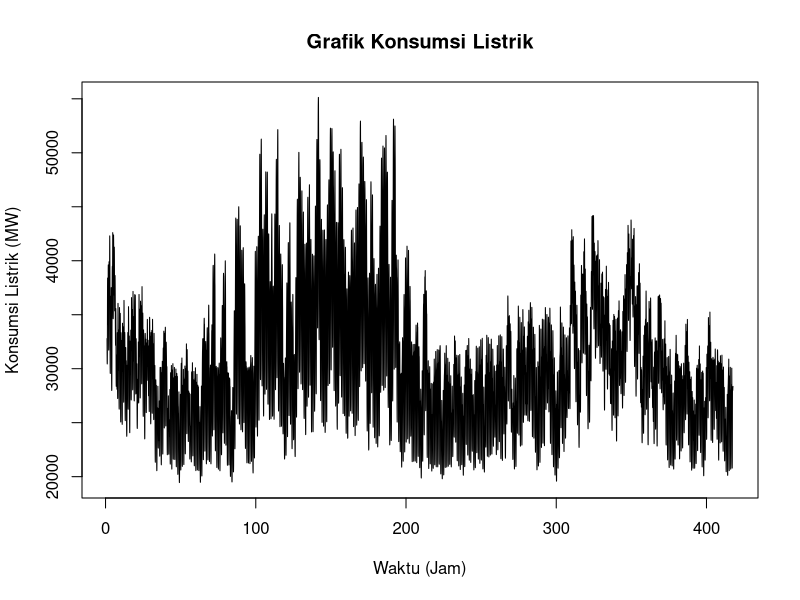

This figure's R source:
## ---- chunk 1
data_konsumsilistrik <- read.csv("Data_Konsumsi_Listrik.csv", header = TRUE, sep = ";")

head(data_konsumsilistrik)
str(data_konsumsilistrik)

## ---- chunk 2
data_konsumsilistrik$Datetime <- as.POSIXct(data_konsumsilistrik$Datetime, format="%d/%m/%Y %H:%M") #untuk mengubah format waktu

data_urut <- data_konsumsilistrik[order(data_konsumsilistrik$Datetime, decreasing = TRUE), ] #mengurutkan data dari yang terbaru

data_sampel <- data_urut[20001:30000, ] #mengambil sample daari data ke 20001-30000

head(data_sampel)
## ---- chunk 3
data_sampel <- data_sampel[order(data_sampel$Datetime), ] #mengurutkan data kembali dari terlama ke terbaru

data_ts <- ts(data_sampel$PJME_MW, frequency = 24) #mengubah ke time series
## ---- chunk 4
plot(data_ts, main="Grafik Konsumsi Listrik", ylab="Konsumsi Listrik (MW)", xlab="Waktu (Jam)")
## ---- chunk 5
library(forecast)

# pemodelan
model_ses <- ses(data_ts)                    # Single Exponential Smoothing
model_des <- holt(data_ts)                   # Double Exponential Smoothing (Holt)
model_hw  <- hw(data_ts, seasonal="additive") # Holt-Winters (Musiman)

# metrik akurasi
print("--- Akurasi SES ---")
accuracy(model_ses)

print("--- Akurasi DES ---")
accuracy(model_des)

print("--- Akurasi Holt-Winters ---")
accuracy(model_hw)
